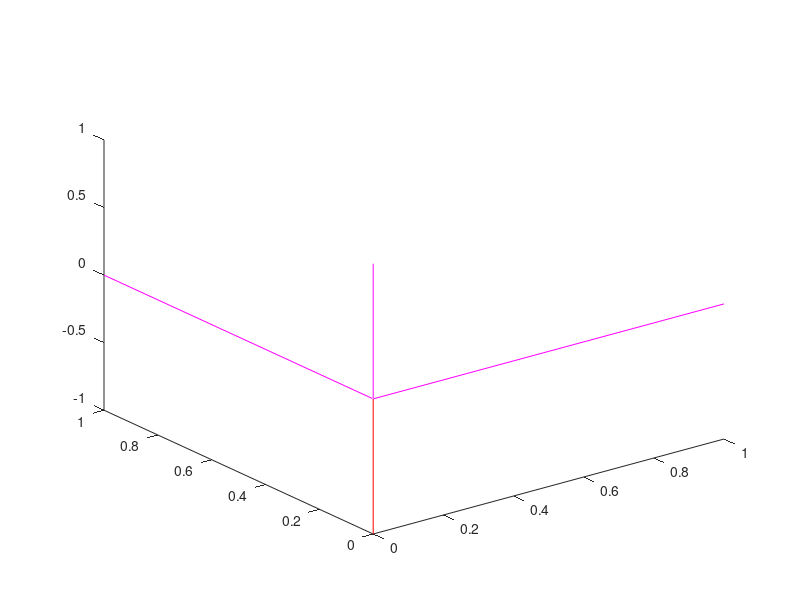

Here is the MATLAB script that generated this plot: (Note: this script raises an error after producing the figure.)

clear all;
clc;


theta=-180:1:180;
result=zeros(1,4);
result1=zeros(1,4);
result2=zeros(1,4);
y1=zeros(3,length(theta));
cont=1;
cont1=1;
cont2=1;
y1(1,:)=theta;

for i=1:1:length(theta)
y1(2,i)=sind(y1(1,i));
y1(3,i)=cosd(y1(1,i));
end


xi1=0;%rot en z psi 90, -90
xi2=0;%rot en x phi 180, 0
xi3=0;%rot en y theta 180, -90 


xi1a=0;%rot en z psi 180,-10
xi2a=0;%rot en x phi 180,0
xi3a=95;%rot en y theta 180,0

xi1b=0;%rot en z psi 10 , -90
xi2b=0;%rot en x phi 10 , -90
xi3b=0;%rot en y theta 90,-90


%--------Eje coordenado z sistema1-------------



rottz1=[cosd(xi1) -sind(xi1) 0 0;
       sind(xi1) cosd(xi1) 0 0;
       0 0 1 0;
       0 0 0 1];

%--------Eje coordenado x sistema1-------------


rottx1=[1 0 0 0;
       0 cosd(xi2) -sind(xi2) 0;
       0 sind(xi2) cosd(xi2) 0;
       0 0 0 1];
%--------Eje coordenado y sistema1-------------


   
rotty1=[cosd(xi3) 0 sind(xi3) 0;
       0 1 0 0;
       -sind(xi3) 0 cosd(xi3) 0;
       0 0 0 1];

%--------Eje coordenado z sistema2-------------


rottz2=[cosd(xi1a) -sind(xi1a) 0 0;
       sind(xi1a) cosd(xi1a) 0 0;
       0 0 1 0;
       0 0 0 1];


%--------Eje coordenado x sistema2-------------


rottx2=[1 0 0 0;
       0 cosd(xi2a) -sind(xi2a) 0;
       0 sind(xi2a) cosd(xi2a) 0;
       0 0 0 1];

%--------Eje coordenado y sistema2-------------


rotty2=[cosd(xi3a) 0 sind(xi3a) 0;
       0 1 0 0;
       -sind(xi3a) 0 cosd(xi3a) 0;
       0 0 0 1];

%--------Eje coordenado z sistema3-------------


rottz3=[cosd(xi1b) -sind(xi1b) 0 0;
       sind(xi1b) cosd(xi1b) 0 0;
       0 0 1 0;
       0 0 0 1];


%--------Eje coordenado x sistema3-------------


rottx3=[1 0 0 0;
       0 cosd(xi2b) -sind(xi2b) 0;
       0 sind(xi2b) cosd(xi2b) 0;
       0 0 0 1];

%--------Eje coordenado y sistema3-------------


rotty3=[cosd(xi3b) 0 sind(xi3b) 0;
       0 1 0 0;
       -sind(xi3b) 0 cosd(xi3b) 0;
       0 0 0 1];
      
      
   
%------------Matrices de rotacion segun tait bryan------------------

Mr1=rottz1*rotty1*rottx1;%gR1
Mr2=rottz2*rotty2*rottx2;%gR2
Mr3=rottz3*rotty3*rottx3;

pf1=Mr1*[1 0 0 0;0 1 0 0;0 0 1 -1;0 0 0 1];
pf2=Mr2*[1 0 0 0;0 1 0 0;0 0 1 -1;0 0 0 1];
pf3=Mr3*[1 0 0 0;0 1 0 0;0 0 1 -1;0 0 0 1];

Vs=pf1(:,4);%coordenada brazo
Vsa=pf2(:,4);
Vsb=pf3(:,4);
Vsn=[Vs(1)+Vsa(1) Vs(2)+Vsa(2) Vs(3)+Vsa(3)]; %coordenada antebrazo
Vsnn=[Vsn(1)+Vsb(1) Vsn(2)+Vsb(2) Vsn(3)+Vsb(3)]; %coordenada mano




%-------------Inversa del sistema coordenadas 1----------------

Inv_Mr1=inv(Mr1);

%-------------Inversa del sistema coordenadas 2----------------

Inv_Mr2=inv(Mr2);
%--------------Sistema de referencia 1 con respecto a 2----------------

Mr12=Inv_Mr1*Mr2;

%--------------Sistema de referencia 1 con respecto a 2----------------

Mr23=Inv_Mr2*Mr3;


%y12=asind(-Mr12(3,1));
%y12=-91;

%--------------------------prueba busqueda de angulos------------

f1=0;

for j=1:1:length(theta)
    
if(abs(y1(2,j)-(-Mr12(3,1)))<0.0001)
 result(1,cont)=y1(1,j);
 cont=cont+1;
end 

end

j=1;
contr=1; 
auxx=0;
auxy=0;
auxz=0;

while f1==0
 
    
y12=result(j);


for i=1:1:length(theta)
    
if(abs(y1(2,i)-(Mr12(3,2)/cosd(y12)))<0.001)
 result1(1,cont1)=y1(1,i);
 cont1=cont1+1;
 
end 

end



for h=1:1:length(result1)

 x12=result1(h);
 
 
for k=1:1:length(theta)
    
if(abs(y1(2,k)-(Mr12(2,1)/cosd(y12)))<0.001)
 result2(1,cont2)=y1(1,k);
 cont2=cont2+1;
 
end 

end
 
 
 if isnan(x12)
    x12=0;
 end
 

for t=1:1:length(result2)

z12=result2(t);  
   
  
if isnan(z12)
    z12=0;
end
  
%--------Eje coordenado z sistema4-------------


rottz4=[cosd(z12) -sind(z12) 0 0;
       sind(z12) cosd(z12) 0 0;
       0 0 1 0;
       0 0 0 1];


%--------Eje coordenado x sistema4-------------


rottx4=[1 0 0 0;
       0 cosd(x12) -sind(x12) 0;
       0 sind(x12) cosd(x12) 0;
       0 0 0 1];

%--------Eje coordenado y sistema4-------------


rotty4=[cosd(y12) 0 sind(y12) 0;
       0 1 0 0;
       -sind(y12) 0 cosd(y12) 0;
       0 0 0 1];

%--------Eje coordenado z sistema4-------------



vpa=Mr1*[1 0 0 0;0 1 0 0;0 0 1 -1;0 0 0 1]*rottz4*rotty4*rottx4*[1 0 0 0;0 1 0 0;0 0 1 -1;0 0 0 1];
VRR=vpa(:,4);

if abs(Vsn(1)-VRR(1))<0.001 && abs(Vsn(2)-VRR(2))<0.001 && abs(Vsn(3)-VRR(3))<0.001
f1=1;
X12(1,contr)=x12
Y12(1,contr)=y12
Z12(1,contr)=z12
break;
contr=contr+1;
end
end

if abs(Vsn(1)-VRR(1))<0.001 && abs(Vsn(2)-VRR(2))<0.001 && abs(Vsn(3)-VRR(3))<0.001
f1=1;
break;
end

end
j=j+1;

% if j==5
%     break;
% end  

end

%-------------------------------------------------------------------

% y23=asind(-Mr23(3,1));
% x23=asind(Mr23(3,2)/cosd(y23));
% if isnan(x23)
%     x23=0;
% end
% z23=asind(Mr23(2,1)/cosd(y23));
% if isnan(z23)
%     z23=0;
% end



a=[ cosd(y12)*cosd(z12), cosd(z12)*sind(x12)*sind(y12) - cosd(x12)*sind(z12), sind(x12)*sind(z12) + cosd(x12)*cosd(z12)*sind(y12)];
b=[ cosd(y12)*sind(z12), cosd(x12)*cosd(z12) + sind(x12)*sind(y12)*sind(z12), cosd(x12)*sind(y12)*sind(z12) - cosd(z12)*sind(x12)];
c=[       -sind(y12),                        cosd(y12)*sind(x12),                        cosd(x12)*cosd(y12)];
 
% if Vsa(1)>=0
% x12=+abs(x12);
% else
% x12=-abs(x12);
% end
% 
% if Vsa(2)>=0
% y12=+abs(y12);
% else
% y12=-abs(y12);
% end
% 
% if Vsa(3)>=0
% z12=+abs(z12);
% else
% z12=-abs(z12);
% end
% 
% 
% if Vsb(1)>=0
% x23=+abs(x23);
% else
% x23=-abs(x23);
% end
% 
% if Vsb(2)>=0
% y23=+abs(y23);
% else
% y23=-abs(y23);
% end
% 
% if Vsb(3)>=0
% z23=+abs(z23);
% else
% z23=-abs(z23);
% end
% 

%-----------------reconstruccion del modelo---------------

%--------Eje coordenado z sistema4-------------
% 
% 
% rottz4=[cosd(z12) -sind(z12) 0 0;
%        sind(z12) cosd(z12) 0 0;
%        0 0 1 0;
%        0 0 0 1];
% 
% 
% %--------Eje coordenado x sistema4-------------
% 
% 
% rottx4=[1 0 0 0;
%        0 cosd(x12) -sind(x12) 0;
%        0 sind(x12) cosd(x12) 0;
%        0 0 0 1];
% 
% %--------Eje coordenado y sistema4-------------
% 
% 
% rotty4=[cosd(y12) 0 sind(y12) 0;
%        0 1 0 0;
%        -sind(y12) 0 cosd(y12) 0;
%        0 0 0 1];

%--------Eje coordenado z sistema4-------------

% 
% rottz5=[cosd(z23) -sind(z23) 0 0;
%        sind(z23) cosd(z23) 0 0;
%        0 0 1 0;
%        0 0 0 1];
% 
% 
% %--------Eje coordenado x sistema4-------------
% 
% 
% rottx5=[1 0 0 0;
%        0 cosd(x23) -sind(x23) 0;
%        0 sind(x23) cosd(x23) 0;
%        0 0 0 1];
% 
% %--------Eje coordenado y sistema4-------------
% 
% 
% rotty5=[cosd(y23) 0 sind(y23) 0;
%        0 1 0 0;
%        -sind(y23) 0 cosd(y23) 0;
%        0 0 0 1];
% 
%    
   
%MRR=Mr1*[1 0 0 0;0 1 0 0;0 0 1 -1;0 0 0 1]*rottz4*rotty4*rottx4*[1 0 0 0;0 1 0 0;0 0 1 -1;0 0 0 1];%*rottz5*rotty5*rottx5*[1 0 0 0;0 1 0 0;0 0 1 -1;0 0 0 1];

%VRR=MRR(:,4);

pp=acosd(dot(Vs,Vsa)/(norm(Vs)*norm(Vsa)));

plot3([0 Vs(1)],[0 Vs(2)],[0 Vs(3)],'r');
hold on
plot3([0 1],[0 0],[0 0],'m');
plot3([0 0],[0 1],[0 0],'m');
plot3([0 0],[0 0],[0 1],'m');
plot3([0 Vsa(1)],[0 Vsa(2)],[0 Vsa(3)],'B');
plot3([0 Vsb(1)],[0 Vsb(2)],[0 Vsb(3)],'g');
plot3([0 VRR(1)],[0 VRR(2)],[0 VRR(3)],'black');
plot3([Vs(1) Vsn(1)],[Vs(2) Vsn(2)],[Vs(3) Vsn(3)],'c');
%plot3([Vsn(1) Vsnn(1)],[Vsn(2) Vsnn(2)],[Vsn(3) Vsnn(3)],'y');

% for n=1:1:length(X12)
%    
% 
% rottzi=[cosd(Z12(1,n)) -sind(Z12(1,n)) 0 0;
%        sind(Z12(1,n)) cosd(Z12(1,n)) 0 0;
%        0 0 1 0;
%        0 0 0 1];
% 
% rottxi=[1 0 0 0;
%        0 cosd(X12(1,n)) -sind(X12(1,n)) 0;
%        0 sind(X12(1,n)) cosd(X12(1,n)) 0;
%        0 0 0 1];
% 
% rottyi=[cosd(Y12(1,n)) 0 sind(Y12(1,n)) 0;
%        0 1 0 0;
%        -sind(Y12(1,n)) 0 cosd(Y12(1,n)) 0;
%        0 0 0 1];
%     
% MRRI=Mr1*[1 0 0 0;0 1 0 0;0 0 1 -1;0 0 0 1]*rottzi*rottyi*rottxi*[1 0 0 0;0 1 0 0;0 0 1 -1;0 0 0 1];%*rottz5*rotty5*rottx5*[1 0 0 0;0 1 0 0;0 0 1 -1;0 0 0 1];
% VRRI=MRRI(:,4);    
% plot3([0 VRRI(1)],[0 VRRI(2)],[0 VRRI(3)],'black');
% 
% end

grid on
axis on

xlabel('eje_x');
ylabel('eje_y');
zlabel('eje_z');


